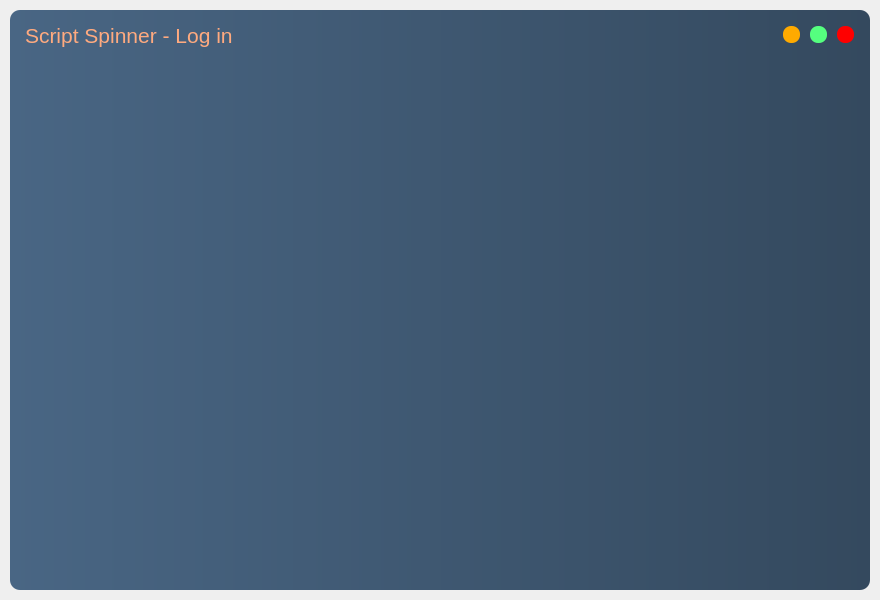
<?xml version="1.0" encoding="UTF-8"?>
<ui version="4.0">
 <class>MainWindow</class>
 <widget class="QMainWindow" name="MainWindow">
  <property name="geometry">
   <rect>
    <x>0</x>
    <y>0</y>
    <width>880</width>
    <height>600</height>
   </rect>
  </property>
  <property name="windowTitle">
   <string>MainWindow</string>
  </property>
  <widget class="QWidget" name="centralwidget">
   <layout class="QVBoxLayout" name="main_layout">
    <property name="spacing">
     <number>3</number>
    </property>
    <property name="leftMargin">
     <number>10</number>
    </property>
    <property name="topMargin">
     <number>10</number>
    </property>
    <property name="rightMargin">
     <number>10</number>
    </property>
    <property name="bottomMargin">
     <number>10</number>
    </property>
    <item>
     <widget class="QFrame" name="main_frame">
      <property name="styleSheet">
       <string notr="true">background-color: qlineargradient(spread:pad, x1:0, y1:0, x2:1, y2:0, stop:0 rgba(73, 102, 132, 255), stop:1 rgba(52, 73, 94, 255));
border-radius: 10px;</string>
      </property>
      <property name="frameShape">
       <enum>QFrame::NoFrame</enum>
      </property>
      <property name="frameShadow">
       <enum>QFrame::Raised</enum>
      </property>
      <layout class="QVBoxLayout" name="verticalLayout">
       <property name="spacing">
        <number>0</number>
       </property>
       <property name="leftMargin">
        <number>0</number>
       </property>
       <property name="topMargin">
        <number>0</number>
       </property>
       <property name="rightMargin">
        <number>0</number>
       </property>
       <property name="bottomMargin">
        <number>0</number>
       </property>
       <item>
        <widget class="QFrame" name="title_bar">
         <property name="maximumSize">
          <size>
           <width>16777215</width>
           <height>50</height>
          </size>
         </property>
         <property name="styleSheet">
          <string notr="true">background-color: none;</string>
         </property>
         <property name="frameShape">
          <enum>QFrame::HLine</enum>
         </property>
         <property name="frameShadow">
          <enum>QFrame::Raised</enum>
         </property>
         <layout class="QHBoxLayout" name="horizontalLayout">
          <property name="spacing">
           <number>0</number>
          </property>
          <property name="leftMargin">
           <number>0</number>
          </property>
          <property name="topMargin">
           <number>0</number>
          </property>
          <property name="rightMargin">
           <number>0</number>
          </property>
          <property name="bottomMargin">
           <number>0</number>
          </property>
          <item>
           <widget class="QFrame" name="frame_title">
            <property name="font">
             <font>
              <family>Arial</family>
              <pointsize>16</pointsize>
             </font>
            </property>
            <property name="frameShape">
             <enum>QFrame::StyledPanel</enum>
            </property>
            <property name="frameShadow">
             <enum>QFrame::Raised</enum>
            </property>
            <layout class="QVBoxLayout" name="verticalLayout_2">
             <property name="spacing">
              <number>0</number>
             </property>
             <property name="leftMargin">
              <number>15</number>
             </property>
             <property name="topMargin">
              <number>0</number>
             </property>
             <property name="rightMargin">
              <number>0</number>
             </property>
             <property name="bottomMargin">
              <number>0</number>
             </property>
             <item>
              <widget class="QLabel" name="label_title">
               <property name="font">
                <font>
                 <family>Arial</family>
                 <pointsize>16</pointsize>
                </font>
               </property>
               <property name="styleSheet">
                <string notr="true">color: rgb(255, 170, 127)</string>
               </property>
               <property name="text">
                <string>Script Spinner - Log in</string>
               </property>
              </widget>
             </item>
            </layout>
           </widget>
          </item>
          <item>
           <widget class="QFrame" name="frame_btns">
            <property name="maximumSize">
             <size>
              <width>100</width>
              <height>16777215</height>
             </size>
            </property>
            <property name="frameShape">
             <enum>QFrame::StyledPanel</enum>
            </property>
            <property name="frameShadow">
             <enum>QFrame::Raised</enum>
            </property>
            <layout class="QHBoxLayout" name="horizontalLayout_2">
             <item>
              <widget class="QPushButton" name="btn_minimize">
               <property name="minimumSize">
                <size>
                 <width>17</width>
                 <height>17</height>
                </size>
               </property>
               <property name="maximumSize">
                <size>
                 <width>17</width>
                 <height>17</height>
                </size>
               </property>
               <property name="styleSheet">
                <string notr="true">QPushButton {
	border: none;
	border-radius: 8px;
	
	background-color: rgb(255, 170, 0);
}
QPushButton:hover {
	background-color: rgba(255, 170, 0, 150);
}</string>
               </property>
               <property name="text">
                <string/>
               </property>
              </widget>
             </item>
             <item>
              <widget class="QPushButton" name="btn_maximize">
               <property name="minimumSize">
                <size>
                 <width>17</width>
                 <height>17</height>
                </size>
               </property>
               <property name="maximumSize">
                <size>
                 <width>17</width>
                 <height>17</height>
                </size>
               </property>
               <property name="styleSheet">
                <string notr="true">QPushButton {
	border: none;
	border-radius: 8px;
	background-color: rgb(85, 255, 127);
}
QPushButton:hover {
	background-color: rgba(85, 255, 127, 150);
}</string>
               </property>
               <property name="text">
                <string/>
               </property>
              </widget>
             </item>
             <item>
              <widget class="QPushButton" name="btn_close">
               <property name="minimumSize">
                <size>
                 <width>17</width>
                 <height>17</height>
                </size>
               </property>
               <property name="maximumSize">
                <size>
                 <width>17</width>
                 <height>17</height>
                </size>
               </property>
               <property name="styleSheet">
                <string notr="true">QPushButton {
	border: none;
	border-radius: 8px;
	background-color: rgb(255, 0, 0);
}
QPushButton:hover {
	background-color: rgba(255, 0, 0, 150);
}</string>
               </property>
               <property name="text">
                <string/>
               </property>
              </widget>
             </item>
            </layout>
           </widget>
          </item>
         </layout>
        </widget>
       </item>
       <item>
        <widget class="QFrame" name="content_bar">
         <property name="styleSheet">
          <string notr="true">background-color: none;</string>
         </property>
         <property name="frameShape">
          <enum>QFrame::StyledPanel</enum>
         </property>
         <property name="frameShadow">
          <enum>QFrame::Raised</enum>
         </property>
         <layout class="QVBoxLayout" name="verticalLayout_3">
          <item>
           <widget class="QFrame" name="frame">
            <property name="minimumSize">
             <size>
              <width>842</width>
              <height>0</height>
             </size>
            </property>
            <property name="frameShape">
             <enum>QFrame::StyledPanel</enum>
            </property>
            <property name="frameShadow">
             <enum>QFrame::Raised</enum>
            </property>
            <widget class="QLabel" name="label">
             <property name="geometry">
              <rect>
               <x>270</x>
               <y>30</y>
               <width>311</width>
               <height>171</height>
              </rect>
             </property>
             <property name="text">
              <string/>
             </property>
             <property name="pixmap">
              <pixmap>SS_logo_github.png</pixmap>
             </property>
             <property name="scaledContents">
              <bool>true</bool>
             </property>
            </widget>
           </widget>
          </item>
          <item>
           <widget class="QFrame" name="frame_2">
            <property name="minimumSize">
             <size>
              <width>842</width>
              <height>0</height>
             </size>
            </property>
            <property name="frameShape">
             <enum>QFrame::StyledPanel</enum>
            </property>
            <property name="frameShadow">
             <enum>QFrame::Raised</enum>
            </property>
           </widget>
          </item>
         </layout>
        </widget>
       </item>
       <item>
        <widget class="QFrame" name="status_bar">
         <property name="maximumSize">
          <size>
           <width>16777215</width>
           <height>30</height>
          </size>
         </property>
         <property name="styleSheet">
          <string notr="true">background-color: none;</string>
         </property>
         <property name="frameShape">
          <enum>QFrame::StyledPanel</enum>
         </property>
         <property name="frameShadow">
          <enum>QFrame::Raised</enum>
         </property>
        </widget>
       </item>
      </layout>
     </widget>
    </item>
   </layout>
  </widget>
 </widget>
 <resources/>
 <connections/>
</ui>
